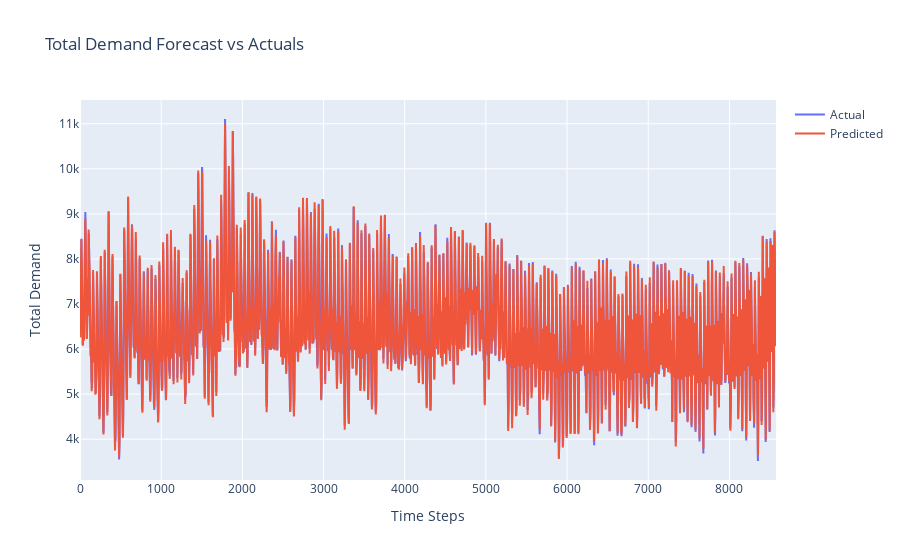

The notebook cell this image was saved under:
### Code cell
## Generate a plotly report, of the predictions vs actuals, group by REGIONID
import plotly.graph_objects as go
fig = go.Figure()
fig.add_trace(go.Scatter(x=np.arange(len(y_test_inv)), y=y_test_inv.flatten(), mode='lines', name='Actual'))
fig.add_trace(go.Scatter(x=np.arange(len(y_pred_inv)), y=y_pred_inv.flatten(), mode='lines', name='Predicted'))
fig.update_layout(title='Total Demand Forecast vs Actuals', xaxis_title='Time Steps', yaxis_title='Total Demand')
fig.show()

### Figure 1 — Plotly figure (JSON) as saved in the notebook; plotly's stock layout.template omitted (floating-point values rounded to 4 significant figures; data arrays with more than 128 entries replaced by an {"elided": "..."} marker saying what was removed)
{"data": [{"mode": "lines", "name": "Actual", "type": "scatter", "x": {"elided": "8575 int values"}, "y": {"elided": "8575 float values"}}, {"mode": "lines", "name": "Predicted", "type": "scatter", "x": {"elided": "8575 int values"}, "y": {"elided": "8575 float values"}}], "layout": {"title": {"text": "Total Demand Forecast vs Actuals"}, "xaxis": {"title": {"text": "Time Steps"}}, "yaxis": {"title": {"text": "Total Demand"}}}}
